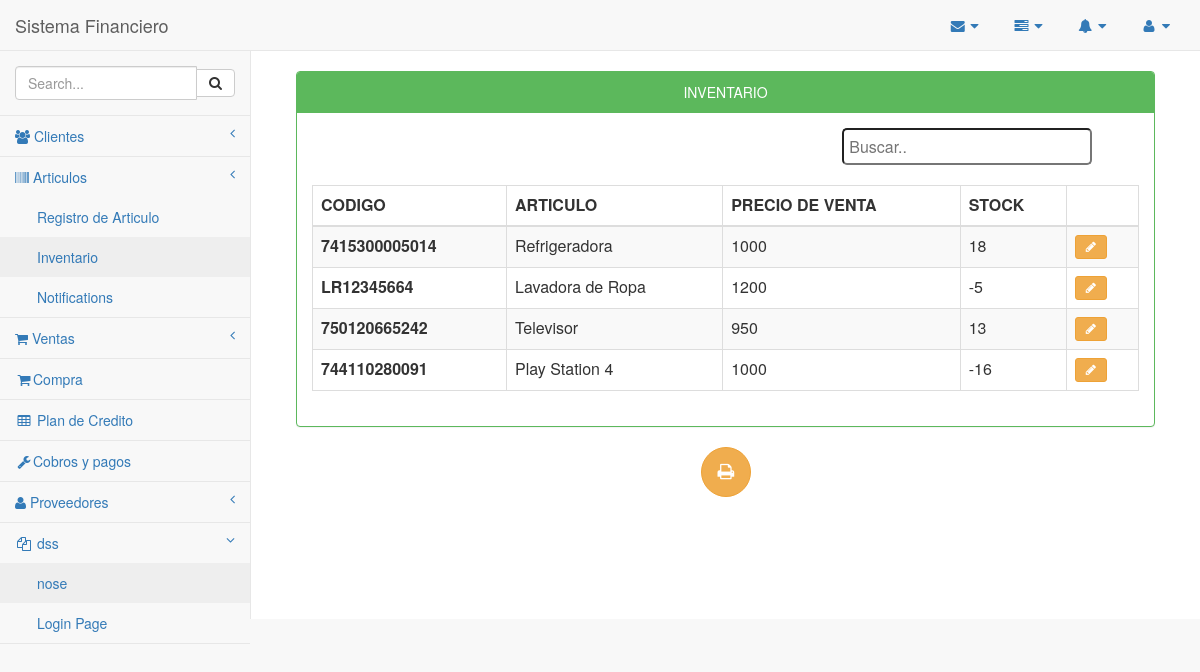
/Inventario/InventarioArticulos.php, run on the app's committed database.
### tables this page shows
CREATE TABLE `inventario` (
  `idinventario` int(11) NOT NULL,
  `id_articulos` int(11) DEFAULT NULL,
  `stock` int(11) DEFAULT NULL,
  `stockMinimo` int(11) DEFAULT NULL,
  `pv` float DEFAULT NULL,
  `cant` int(11) DEFAULT NULL
);

CREATE TABLE `articulos` (
  `idarticulos` int(11) NOT NULL,
  `codigo` varchar(45) DEFAULT NULL,
  `nombre` varchar(45) DEFAULT NULL,
  `cantidad` int(11) DEFAULT NULL,
  `valor` float DEFAULT NULL,
  `marca` varchar(45) DEFAULT NULL,
  `estado` varchar(45) DEFAULT NULL,
  `unidad` int(11) DEFAULT NULL,
  `idproveedor` int(10) DEFAULT NULL,
  `idcategoria` int(10) DEFAULT NULL
);

### Inventario/InventarioArticulos.php (the view, shortened to what this page needs)
<?php
 include_once '../conexion/php_conexion.php';
    include_once '../Plantilla/encabezado.php';
    include_once '../Plantilla/menuLateral.php';
?>
<head>
</head>
        <div id="page-wrapper"  align="center">
            <div class="container-fluid"  align="center">
                <div class="row" align="center">
           <div class="col-md-12">
           	<br>
                    <div class="panel panel-green">
                        <div class="panel-heading" align="center">
                             INVENTARIO
                        </div>
                        <div class="panel-body" align="center">
                            <div class="table-responsive">
                              <table width="100%" border="0">
                                  <tr>
                                    <td width="50%">
                                            </td>
                                            <td width="20%">
            <input type="text" class="redondeado" id="buscador" onkeyup="myFunction()" placeholder="Buscar..">
                                          </div>
                                        </div>
                                </table><br>
                                <table id="tabla" class="table table-striped table-bordered table-hover">
                                    <thead>
                                        <tr>
                                            <th>CODIGO</th>
                                            <th>ARTICULO</th>
                                            <th>PRECIO DE VENTA</th>
                                            <th>STOCK</th>
                                            <th></th>
                                        </tr>
                                    </thead>
                                    <tbody class="buscar">
                                    	<?php
        $sacar = mysqli_query($conexion, "SELECT
articulos.idarticulos,
articulos.codigo,
articulos.nombre,
inventario.pv,
inventario.stock
FROM
articulos
INNER JOIN inventario ON inventario.id_articulos = articulos.idarticulos
");
            while ($fila = mysqli_fetch_array($sacar)) {
               $modificar=$fila['idarticulos'];
                 $codigo=$fila['codigo'];
                 $nombre=$fila['nombre'];
                 $pv=$fila['pv'];
                 $stock=$fila['stock'];
       ?>
       <tr>
        <th><?php echo $codigo;?></th>
        <td><?php echo $nombre;?></td>
        <td><?php echo $pv;?></td>
        <td><?php echo $stock;?></td>
        <td class="center">
           <a href="modificarInventario.php?ir=<?php echo $modificar; ?>"class="btn btn-warning btn-sm"><i class="fa fa-pencil"></i></a>
        </td>
       <?php  }?>
      </tr>
    </tbody>
  </table>
</div>
</div>
</div>
</div>
<button type="submit" class="btn btn-warning btn-circle btn-lg" onclick="location.href='invetarioPDF.php'"><i class="fa fa-print fa-2"></i></button>
</div>
</div>
<?php
include_once '../Plantilla/inferior.php';
?>

### Plantilla/encabezado.php (shortened to what this page needs)
    <link href="../vendor/bootstrap/css/bootstrap.min.css" rel="stylesheet">
    <link href="../vendor/metisMenu/metisMenu.min.css" rel="stylesheet">
    <link href="../dist/css/sb-admin-2.css" rel="stylesheet">
    <link href="../vendor/font-awesome/css/font-awesome.min.css" rel="stylesheet" type="text/css">
<body>
    <div id="wrapper">
        <nav class="navbar navbar-default navbar-static-top" role="navigation" style="margin-bottom: 0">
            <div class="navbar-header">
                <a class="navbar-brand" href="../Inicio/index.php">Sistema Financiero</a>
            </div>
            <ul class="nav navbar-top-links navbar-right">
                <li class="dropdown">
                    <a class="dropdown-toggle" data-toggle="dropdown" href="#">
                        <i class="fa fa-envelope fa-fw"></i> <i class="fa fa-caret-down"></i>
                    </a>
                </li>
                <li class="dropdown">
                    <a class="dropdown-toggle" data-toggle="dropdown" href="#">
                        <i class="fa fa-tasks fa-fw"></i> <i class="fa fa-caret-down"></i>
                    </a>
                </li>
                <li class="dropdown">
                    <a class="dropdown-toggle" data-toggle="dropdown" href="#">
                        <i class="fa fa-bell fa-fw"></i> <i class="fa fa-caret-down"></i>
                    </a>
                </li>
                <li class="dropdown">
                    <a class="dropdown-toggle" data-toggle="dropdown" href="#">
                        <i class="fa fa-user fa-fw"></i> <i class="fa fa-caret-down"></i>
                    </a>
                </li>
            </ul>

### Plantilla/menuLateral.php (shortened to what this page needs)
<div class="navbar-default sidebar" role="navigation">
               <div class="sidebar-nav navbar-collapse">
                   <ul class="nav" id="side-menu">
                       <li class="sidebar-search">
                           <div class="input-group custom-search-form">
                               <input type="text" class="form-control" placeholder="Search...">
                               <span class="input-group-btn">
                                   <button class="btn btn-default" type="button">
                                       <i class="fa fa-search"></i>
                                   </button>
                               </span>
                           </div>
                       </li>
                       <li>
                           <a href="#"><i class="fa fa-users"></i> Clientes<span class="fa arrow"></span></a>
                       </li>
                       <li>
                           <a href="#"><i class="fa fa-barcode"></i> Articulos<span class="fa arrow"></span></a>
                           <ul class="nav nav-second-level">
                               <li>
                                   <a href="../Registros/registroArticulo.php">Registro de Articulo</a>
                               </li>
                               <li>
                                   <a href="../Inventario/InventarioArticulos.php">Inventario</a>
                               </li>
                               <li>
                                   <a href="notifications.html">Notifications</a>
                               </li>
                           </ul>
                       </li>
                       <li>
                           <a href="#"><i class="fa fa-shopping-cart "></i> Ventas<span class="fa arrow"></span></a>
                       </li>
                       <li>
                           <a href="../compra/compra.php"><i class="fa fa-shopping-cart fa-fw"></i>Compra</a>
                       </li>
                       <li>
                           <a href="../Inventario/PlanPago.php"><i class="fa fa-table fa-fw"></i> Plan de Credito</a>
                       </li>
                       <li>
                           <a href="../cxc/cobros.php"><i class="fa fa-wrench fa-fw"></i>Cobros y pagos</a>
                       </li>
                       <li>
                           <a href="#"><i class="fa fa-user"></i> Proveedores<span class="fa arrow"></span></a>
                       </li>
                       <li class="active">
                           <a href="#"><i class="fa fa-files-o fa-fw"></i> dss<span class="fa arrow"></span></a>
                           <ul class="nav nav-second-level">
                               <li>
                                   <a href="">nose</a>
                               </li>
                               <li>
                                   <a href="login.html">Login Page</a>
                               </li>
                           </ul>
                       </li>
                   </ul>
               </div>
           </div>
       </nav>

### Plantilla/inferior.php (shortened to what this page needs)
</body>

### Inventario/InventarioArticulos.php (style rules this page uses)
input { width: 250px; padding: 5px; }
.redondeado { border-radius: 5px; }

### data on the page
inventario: id_articulos.codigo "7415300005014", id_articulos.nombre "Refrigeradora", pv "1000", stock "18"
inventario: id_articulos.codigo "LR12345664", id_articulos.nombre "Lavadora de Ropa", pv "1200", stock "-5"
inventario: id_articulos.codigo "750120665242", id_articulos.nombre "Televisor", pv "950", stock "13"
inventario: id_articulos.codigo "744110280091", id_articulos.nombre "Play Station 4", pv "1000", stock "-16"
